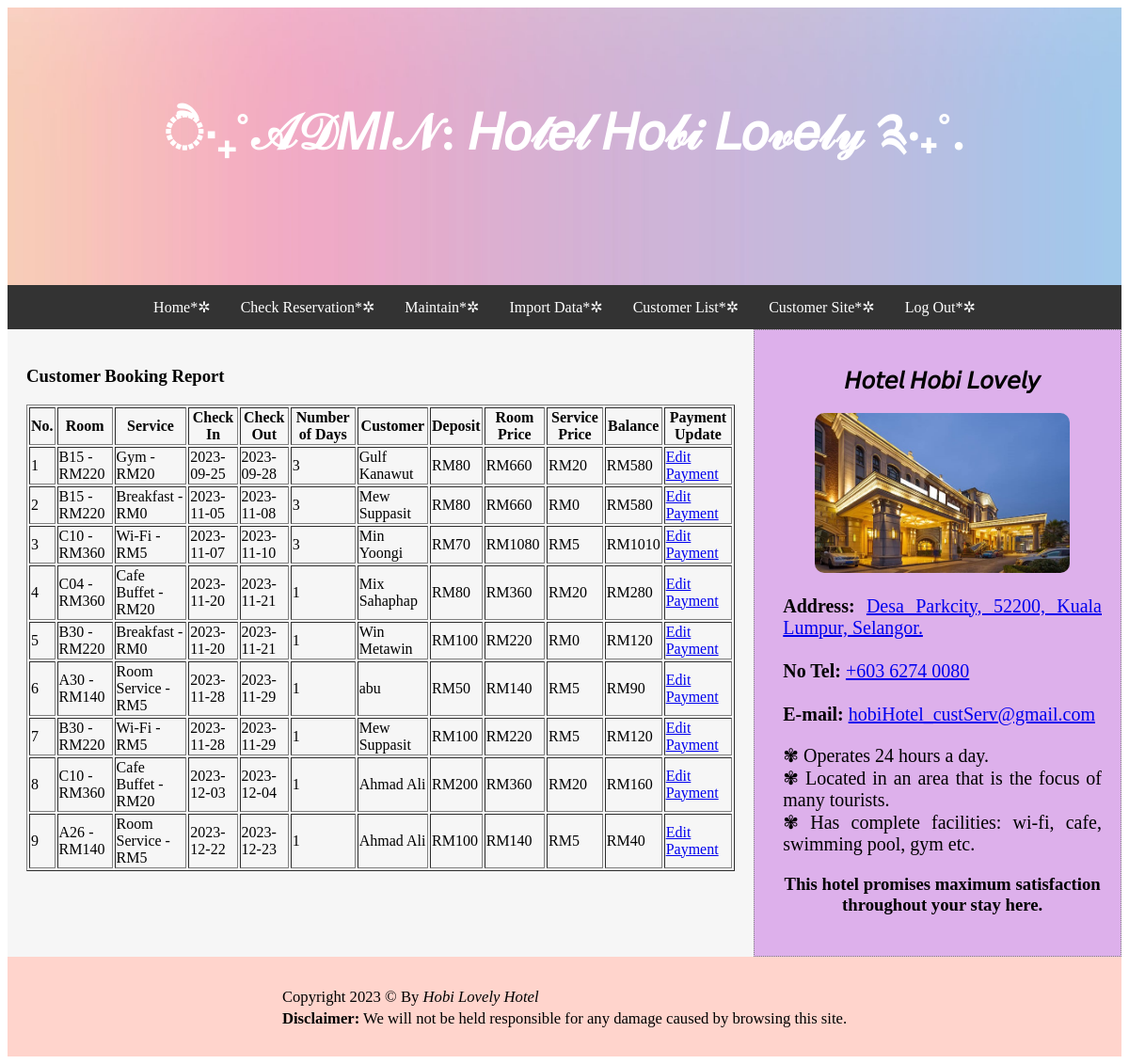
Screenshot of /admin/selenggaratempahan.php with the database file from the repository.
### tables this page shows
CREATE TABLE `registration` (
  `tarikhmasuk` char(30) NOT NULL,
  `tarikhkeluar` char(30) NOT NULL,
  `bayaranakhir` double DEFAULT NULL,
  `deposit` double DEFAULT NULL,
  `noic` char(14) NOT NULL,
  `idbilik` char(5) NOT NULL,
  `idservice` char(5) NOT NULL
);

CREATE TABLE `room` (
  `idbilik` char(5) NOT NULL,
  `hargabilik` double DEFAULT NULL,
  `idjenis` char(5) NOT NULL
);

CREATE TABLE `services` (
  `idservice` char(5) NOT NULL,
  `servicename` char(50) NOT NULL,
  `price` double DEFAULT NULL
);

CREATE TABLE `client` (
  `noic` char(14) NOT NULL,
  `nama` char(100) NOT NULL,
  `alamat` char(250) NOT NULL,
  `email` char(100) NOT NULL
);

### admin/papartempahan.php (the view, shortened to what this page needs)
<h3>Customer Booking Report</h3>
<table border="1">
<tr>
    <th>No.</th>
    <th>Room</th>
    <th>Service</th>
    <th>Check In</th>
    <th>Check Out</th>
    <th>Number of Days</th>
    <th>Customer</th>
    <th>Deposit</th>
    <th>Room Price</th>
    <th>Service Price</th>
    <th>Balance</th>
    <th>Payment Update</th>
</tr>
<?php
    include 'capaian.php';
    $SQL = "SELECT *, DAY(registration.tarikhmasuk), DAY(registration.tarikhkeluar),
            services.servicename, services.price AS service_price
            FROM client
            INNER JOIN registration ON client.noic = registration.noic
            INNER JOIN room ON room.idbilik = registration.idbilik
            LEFT JOIN services ON registration.idservice = services.idservice
            ORDER BY registration.tarikhmasuk";
    $i = 0;
    $semak = mysqli_query($connect, $SQL);
    while ($hasil = mysqli_fetch_array($semak)) {
        $noic = $hasil['noic'];
        $tarikhmasuk = $hasil['tarikhmasuk'];
        $tarikhkeluar = $hasil['tarikhkeluar'];
        $idbilik = $hasil['idbilik'];
        $client = $hasil['nama'];
        $hargabilik = $hasil['hargabilik'];
        $service_name = $hasil['servicename'];
        $service_price = $hasil['service_price'];
        $bayaranakhir = $hasil['bayaranakhir'];
        $jumhari = ($hasil['DAY(registration.tarikhkeluar)'] - $hasil['DAY(registration.tarikhmasuk)']);
        $deposit = $hasil['deposit'];
        $jumharga = $hargabilik * $jumhari;
        $baki = ($jumharga - ($deposit + $bayaranakhir));
        $i++;
        echo "<tr>
            <td>$i</td>
            <td>$idbilik - RM$hargabilik</td>
            <td>$service_name - RM$service_price</td>
            <td>$tarikhmasuk</td>
            <td>$tarikhkeluar</td>
            <td>$jumhari</td>
            <td>$client</td>
            <td>RM$deposit</td>
            <td>RM$jumharga</td>
            <td>RM$service_price</td>
            <td>RM$baki</td>
            <td><a href='edittempahan.php?noic=$noic&idbilik=$idbilik&tarikhmasuk=$tarikhmasuk'>Edit Payment</a></td>
        </tr>";
    }
    echo "</table>";
?>

### admin/selenggaratempahan.php (shortened to what this page needs)
<!DOCTYPE html>
<html lang="en">
<head>
	<link rel="stylesheet" type="text/css" href="style1.css">
</head>
<body>
	<header>
		<?php include 'header.php';?>
	</header>
		<nav>
			<?php include 'navadmin.php';?>
		</nav>
			<section>
			    <article>
			    	<?php include 'papartempahan.php';?>
				</article>
				<aside>
					<?php include 'sidenavadmin.php';?>
				</aside>
			</section>
	<footer>
		<?php include 'footer.php';?>
	</footer>
</body>
</html>

### admin/header.php
<h2>ੈ‧₊˚𝒜𝒟𝑀𝐼𝒩: 𝐻𝑜𝓉𝑒𝓁 𝐻𝑜𝒷𝒾 𝐿𝑜𝓋𝑒𝓁𝓎 ༉‧₊˚.</h2>

### admin/navadmin.php
<ul>
	<li><a href="admin.php">Home*✲</a></li>
	<li><a href="semak.php">Check Reservation*✲</a></li>
	<li><a href="selenggara.php">Maintain*✲</a></li>
	<li><a href="import.php">Import Data*✲</a></li>
	<li><a href="senaraipelanggan.php">Customer List*✲</a></li>
	<li><a href="../index.php">Customer Site*✲</a></li>
	<li><a href="logout.php">Log Out*✲</a></li>
</ul>

### admin/sidenavadmin.php
<!DOCTYPE html>
<center>
	<h2>𝘏𝘰𝘵𝘦𝘭 𝘏𝘰𝘣𝘪 𝘓𝘰𝘷𝘦𝘭𝘺</h2>
	<center>
		<img src="hotel.jpg" width="80%">
	</center>
	<p><b>Address:</b> <a href="https://www.google.com/maps?q=Desa+Parkcity,+52200,+Kuala+Lumpur,+Selangor." target="_blank">Desa Parkcity, 52200, Kuala Lumpur, Selangor.</a><br><br>
	<b>No Tel:</b> <a href="tel:+60176871557">+603 6274 0080</a><br><br>
	<b>E-mail:</b> <a href="mailto:hobiHotel_custServ@gmail.com">hobiHotel_custServ@gmail.com</a><br></p>
	<p>✾ Operates 24 hours a day.<br>✾ Located in an area that is the focus of many tourists.<br>✾ Has complete facilities: wi-fi, cafe, swimming pool, gym etc.<br></p>
	<p><h1>This hotel promises maximum satisfaction throughout your stay here.</h1>
</center>

### admin/footer.php
<p><small>Copyright 2023 © By <i>Hobi Lovely Hotel</i></small><br>
<small><b>Disclaimer:</b> We will not be held responsible for any damage caused by browsing this site.</small></p>

### admin/style1.css (style rules this page uses)
* { box-sizing: border-box; }
body { font-family: Garamond, serif; }
header { background-image: url(loveyourself.png); background-size: cover; padding: 30px; text-align: center; font-size: 35px; color: white; }
nav { display: flex; justify-content: center; float: left; width: 100%; background-color: #FC4A1A; color: white; }
nav ul { width: 100%; display: flex; justify-content: center; list-style-type: none; margin: 0; padding: 0; overflow: hidden; background-color: #333; }
nav li { float: none; }
nav li a { width: 100%; box-sizing: border-box; display: inline-block; color: white; text-align: center; padding: 14px 16px; text-decoration: none; transition: background-color 0.3s ease; }
article { float: left; padding: 20px; width: 67%; background-color: #F6F6F6; }
aside { float: left; margin: auto; width: 33%; height: 100%; border: 1px dotted grey; padding: 20px 20px 25px 30px; background-color: #DDB0EB; min-height: 250px; }
section { background-color: #F6F6F6; }
section:after { content: ""; display: table; clear: both; background-color: #F6F6F6; }
img { width: 80%; border-radius: 10px; }
footer { background-color: #ffd4cc; padding: 10px; text-align: center; color: black; display: flex; justify-content: center; align-items: center; height: 100%; }
p { font-size: 20px; text-align: justify; }

### rows the page displays
registration: room.idbilik "B15", room.hargabilik "220", idservice.servicename "Gym", idservice.price "20", tarikhmasuk "2023-09-25", tarikhkeluar "2023-09-28", jumhari "3", noic.nama "Gulf Kanawut", deposit "80", jumharga "660", baki "580"
registration: room.idbilik "B15", room.hargabilik "220", idservice.servicename "Breakfast", idservice.price "0", tarikhmasuk "2023-11-05", tarikhkeluar "2023-11-08", jumhari "3", noic.nama "Mew Suppasit", deposit "80", jumharga "660", baki "580"
registration: room.idbilik "C10", room.hargabilik "360", idservice.servicename "Wi-Fi", idservice.price "5", tarikhmasuk "2023-11-07", tarikhkeluar "2023-11-10", jumhari "3", noic.nama "Min Yoongi", deposit "70", jumharga "1080", baki "1010"
registration: room.idbilik "C04", room.hargabilik "360", idservice.servicename "Cafe Buffet", idservice.price "20", tarikhmasuk "2023-11-20", tarikhkeluar "2023-11-21", jumhari "1", noic.nama "Mix Sahaphap", deposit "80", baki "280"
registration: room.idbilik "B30", room.hargabilik "220", idservice.servicename "Breakfast", idservice.price "0", tarikhmasuk "2023-11-20", tarikhkeluar "2023-11-21", jumhari "1", noic.nama "Win Metawin", deposit "100", baki "120"
registration: room.idbilik "A30", room.hargabilik "140", idservice.servicename "Room Service", idservice.price "5", tarikhmasuk "2023-11-28", tarikhkeluar "2023-11-29", jumhari "1", noic.nama "abu", deposit "50", baki "90"
registration: room.idbilik "B30", room.hargabilik "220", idservice.servicename "Wi-Fi", idservice.price "5", tarikhmasuk "2023-11-28", tarikhkeluar "2023-11-29", jumhari "1", noic.nama "Mew Suppasit", deposit "100", baki "120"
registration: room.idbilik "C10", room.hargabilik "360", idservice.servicename "Cafe Buffet", idservice.price "20", tarikhmasuk "2023-12-03", tarikhkeluar "2023-12-04", jumhari "1", noic.nama "Ahmad Ali", deposit "200", baki "160"
registration: room.idbilik "A26", room.hargabilik "140", idservice.servicename "Room Service", idservice.price "5", tarikhmasuk "2023-12-22", tarikhkeluar "2023-12-23", jumhari "1", noic.nama "Ahmad Ali", deposit "100", baki "40"
